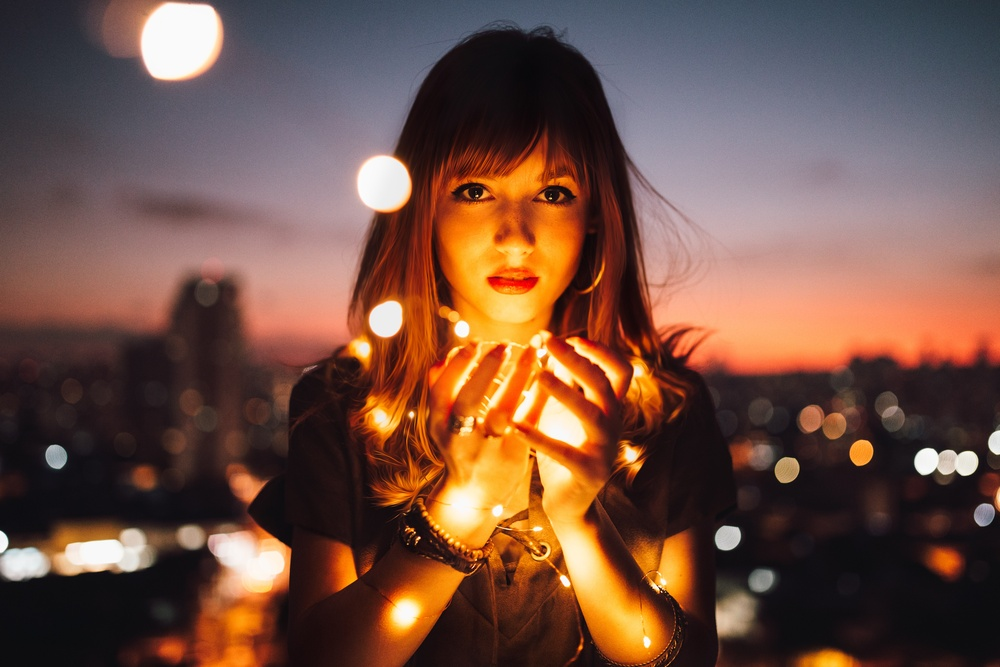
#> input picture adolescence.jpg, 1000 x 667 px, shrunk from 5335 x 3557 before the run, found by its file name
$ python histograma_de_colores.py
#> lines starting #> are read from the running program, lines starting #| are printed output that depends on the picture
# Histograma de colores de una imagen
import matplotlib.pyplot as plt
import numpy as np
import cv2
import os
woman_light = os.getcwd()+'/adolescence.jpg'
imagen_mujer = cv2.imread(woman_light)
#> imagen_mujer is the input picture: shape (667, 1000, 3); mean B, G, R 67.3, 80.2, 113.6
imagen_mujer = cv2.cvtColor(imagen_mujer, cv2.COLOR_BGR2RGB)
print('Foma de la imagen {}'.format(imagen_mujer.shape))
#| Foma de la imagen (667, 1000, 3)
# histograma_red = cv2.calcHist(imagen_mujer,channels=0,mask=None,histSize=256,ranges=(0,256))
histograma_red = cv2.calcHist(imagen_mujer,[0],None,[256],[0,256])
#> histograma_red = 256 values, max 74 at index 69, min 0 at index 0, mean 11.72
histograma_green = cv2.calcHist(imagen_mujer,[1],None,[256],[0,256])
#> histograma_green = 256 values, max 82 at index 70, min 0 at index 0, mean 11.72
histograma_blue = cv2.calcHist(imagen_mujer,[2],None,[256],[0,256])
#> histograma_blue = 256 values, max 75 at index 69, min 0 at index 0, mean 11.72

# Obetenemos los colores en una sola mascara
colores = ('b','g','r')
for i, colores in enumerate(colores):
    histo = cv2.calcHist(imagen_mujer,[i],None, [256], [0,156])
    plt.plot(histo)
    plt.xlim([0,256])

# [10 lines of commented-out code are left out]
plt.show()
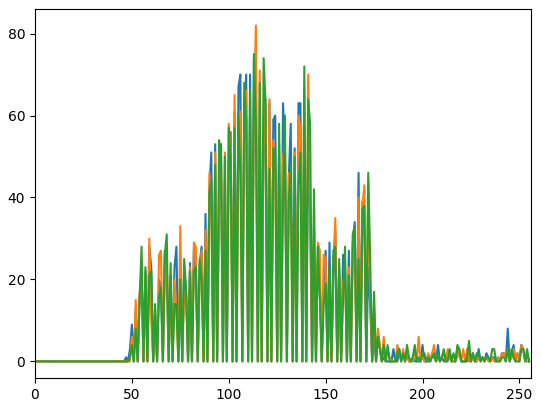
#> figure drawn by matplotlib, 1 panel; curve peaks at x = 113, y = 74; curve peaks at x = 114, y = 82; curve peaks at x = 113, y = 75

$ run again, with Cartas.jpg copied over adolescence.jpg
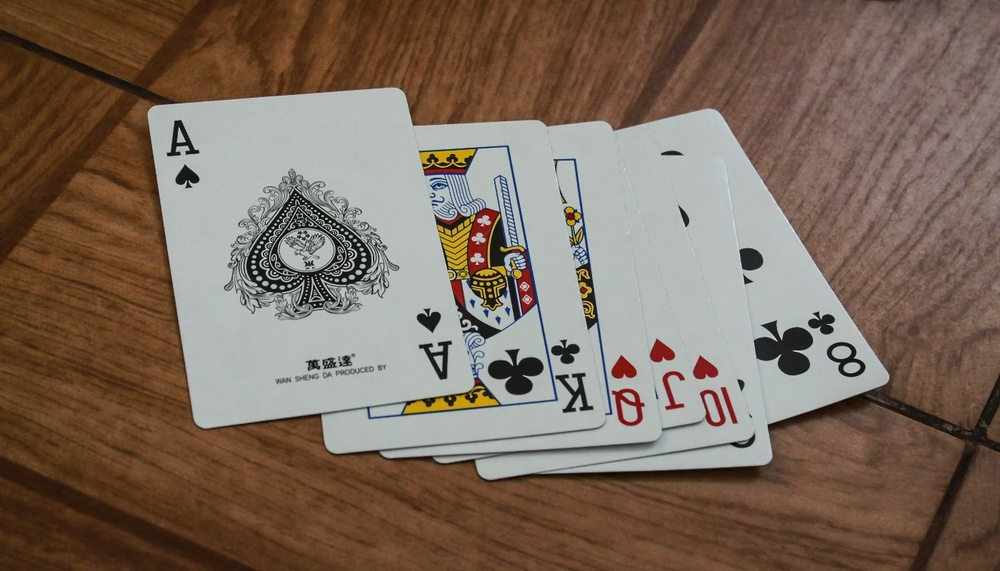
#> input picture Cartas.jpg, 1000 x 571 px, shrunk from 1400 x 800 before the run, found by its file name
#> imagen_mujer is the input picture: shape (571, 1000, 3); mean B, G, R 92.3, 106.3, 124.2
#| Foma de la imagen (571, 1000, 3)
#> histograma_red = 256 values, max 58 at index 57, min 0 at index 0, mean 11.72
#> histograma_green = 256 values, max 48 at index 89, min 0 at index 0, mean 11.72
#> histograma_blue = 256 values, max 56 at index 55, min 0 at index 0, mean 11.72
#> `plt.show()`:
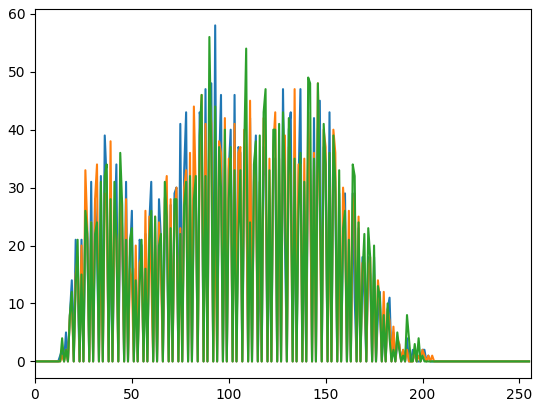
#> figure drawn by matplotlib, 1 panel; curve peaks at x = 93, y = 58; curve peaks at x = 146, y = 48; curve peaks at x = 90, y = 56

$ run again, with botella.jpg copied over adolescence.jpg
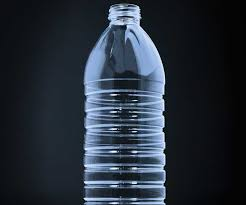
#> input picture botella.jpg, 246 x 205 px, found by its file name
#> imagen_mujer is the input picture: shape (205, 246, 3); mean B, G, R 57.3, 46.4, 38
#| Foma de la imagen (205, 246, 3)
#> histograma_red = 256 values, max 61 at index 14, min 0 at index 0, mean 2.88
#> histograma_green = 256 values, max 62 at index 14, min 0 at index 0, mean 2.88
#> histograma_blue = 256 values, max 59 at index 14, min 0 at index 0, mean 2.88
#> `plt.show()`:
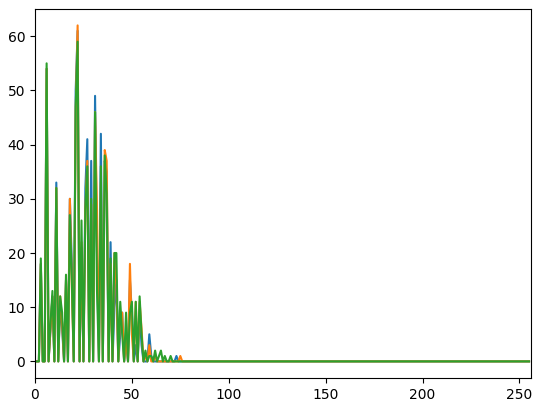
#> figure drawn by matplotlib, 1 panel; curve peaks at x = 22, y = 61; curve peaks at x = 22, y = 62; curve peaks at x = 22, y = 59
